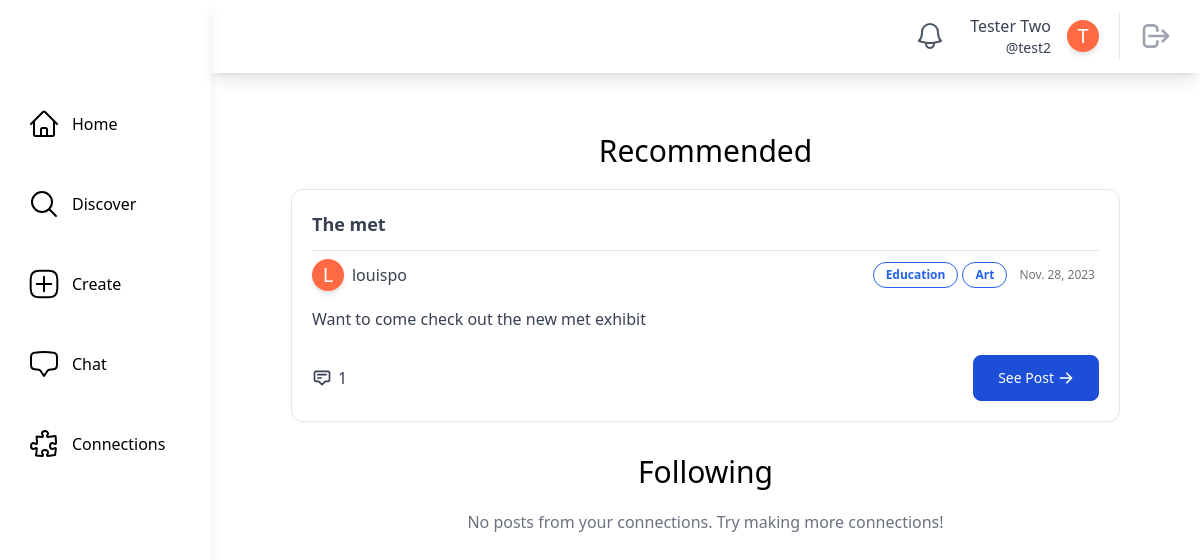
Page /home/ (signed in) on the committed database.
### main/models.py (models this page shows)
class SocialUser(AbstractUser):
    class Pronouns(models.IntegerChoices):
        SHE = 1, _("She/Her")
        HE = 2, _("He/Him")
        THEY = 3, _("They/Them")
        OTHER = 4, _("Other/Prefer Not To Say")
    username = models.CharField(max_length=30, unique=True)
    email = models.EmailField(unique=True, default="@nyu.edu")
    full_name = models.CharField(max_length=50, default="")
    pronouns = models.IntegerField(default=Pronouns.OTHER, choices=Pronouns.choices)
    date_of_birth = models.DateField(null=True)
    major = models.CharField(max_length=100, default="undeclared")
    tags = models.ManyToManyField(InterestTag, related_name="tags")
    profile_picture = models.ImageField(
        upload_to="profile_pics/", null=True, blank=True
    )
    timestamp = models.DateTimeField("timestamp", default=timezone.now)  # joined

class InterestTag(models.Model):
    name = models.CharField(max_length=50, unique=True)
    class Meta:
        db_table = "interest_tags"
        verbose_name_plural = "Interest Tags"
    def __str__(self):
        return self.name

### posts/models.py (models this page shows, shortened)
class ActivityPost(models.Model):
    class PostStatus(models.IntegerChoices):
        DRAFT = 1, _("Draft")
        ACTIVE = 2, _("Active")
        ARCHIVED = 3, _("Archived")
    class Meta:
        db_table = "activity_posts"
        verbose_name_plural = "Activity Posts"
    poster = models.ForeignKey(settings.AUTH_USER_MODEL, on_delete=models.CASCADE)
    timestamp = models.DateTimeField(auto_now_add=True)
    title = models.CharField(max_length=255)
    description = models.TextField(max_length=1023)
    status = models.IntegerField(default=PostStatus.DRAFT, choices=PostStatus.choices)
    tags = models.ManyToManyField(InterestTag)

### main/views.py (the view)
# urls.py: path("home/", views.HomePageView.as_view(), name="home"),
@method_decorator(login_required, name="dispatch")
class HomePageView(LoginRequiredMixin, generic.ListView):
    model = ActivityPost
    template_name = "main/home.html"
    def get_context_data(self, **kwargs):
        context = super().get_context_data(**kwargs)
        context["interests_posts"] = ActivityPost.objects.filter(
            tags__in=self.request.user.tags.all(),
            status=ActivityPost.PostStatus.ACTIVE,
        )
        user_connections = Connection.get_active_connections(self.request.user)
        connected_users = [
            connection.receiver
            if connection.receiver != self.request.user
            else connection.requester
            for connection in user_connections
        ]
        context["connection_posts"] = ActivityPost.objects.filter(
            poster__in=connected_users,
            status=ActivityPost.PostStatus.ACTIVE,
        )
        return context

### main/models.py (called while the page is built)
    @classmethod
    def count_unread_notifications(cls, user):
        return (
            cls.objects.filter(models.Q(recipient_user=user, is_read=False))
            .all()
            .order_by("-timestamp")
            .count()
        )

    @classmethod
    def get_active_connections(cls, user):
        return cls.objects.filter(
            (models.Q(requester=user) | models.Q(receiver=user))
            & models.Q(status=Connection.ConnectionStatus.CONNECTED)
        ).all()

### theme/templatetags/theme_customfilters.py (called while the page is built)
@register.filter
def count_unread_notifications(user):
    return Notification.count_unread_notifications(user)

### main/templates/main/home.html (shortened to what this page needs)
{% extends "base.html" %}
{% block content %}
    <div class="m-20 mt-5 overflow-auto">
        <div class="justify-center">
            <div class="container mx-auto mt-10 mb-10 overflow-scroll">
                <div class="text-3xl mb-5 text-center">Recommended</div>
                    {% if interests_posts %}
                        {% for post in interests_posts %}
                            {% if post.poster != user %}
                                <div class="mb-5 w-full">{% include "posts/post_card.html" with post=post %}</div>
                            {% endif %}
                        {% endfor %}
                    {% else %}
                        <p class="text-center text-gray-500">No recommended posts. Try adding some interests in your profile!</p>
                    {% endif %}
                <div class="text-3xl mb-5 text-center">Following</div>
                <div class="mt-5">
                    {% if connection_posts %}
                        {% for post in connection_posts %}
                            {% if post.poster != user %}
                                <div class="mb-5">{% include "posts/post_card.html" with post=post %}</div>
                            {% endif %}
                        {% endfor %}
                    {% else %}
                        <p class="text-center text-gray-500">No posts from your connections. Try making more connections!</p>
                    {% endif %}
                </div>
            </div>
        </div>
    </div>
{% endblock content %}

### theme/templates/base.html (shortened to what this page needs)
{% load static tailwind_tags %}
{% load theme_customfilters %}
<!DOCTYPE html>
<html lang="en">
    <head>
        {% tailwind_css %}
    </head>
    <body class="flex bg-white min-h-screen">
        {% if user.is_authenticated %}
            <div class="h-screen w-full bg-white relative flex overflow-hidden">
                <aside class="h-full shadow-lg w-64 flex flex-col space-y-10 items-start relative bg-white text-black">
                    <div class="h-16 flex items-center w-full">
                    </div>
                    <a href="{% url 'main:home' %}"
                       class="flex items-center ml-6 p-1 rounded hover:bg-gray-100 focus:bg-gray-100 transition duration-200 transform hover:scale-110">
                        <span class="ml-3">Home</span>
                    </a>
                    <a href="{% url 'main:discover' %}"
                       class="flex items-center ml-6 p-1 rounded hover:bg-gray-100 focus:bg-gray-100 transition duration-200 transform hover:scale-110">
                        <svg xmlns="http://www.w3.org/2000/svg"
                             fill="none"
                             viewBox="0 0 24 24"
                             stroke-width="1.5"
                             stroke="currentColor"
                             class="w-8 h-8">
                            <path stroke-linecap="round" stroke-linejoin="round" d="M21 21l-5.197-5.197m0 0A7.5 7.5 0 105.196 5.196a7.5 7.5 0 0010.607 10.607z" />
                        </svg>
                        <span class="ml-3">Discover</span>
                    </a>
                    <a href="{% url 'posts:create_post' %}"
                       class="flex items-center ml-6 p-1 rounded hover:bg-gray-100 focus:bg-gray-100 transition duration-200 transform hover:scale-110">
                        <span class="ml-3">Create</span>
                    </a>
                    <a href="{% url 'chat:chat_room_list' %}"
                       class="flex items-center ml-6 p-1 rounded hover:bg-gray-100 focus:bg-gray-100 transition duration-200 transform hover:scale-110">
                        <span class="ml-3">Chat</span>
                    </a>
                    <a href="{% url 'main:connections' user.username %}"
                       class="flex items-center ml-6 p-1 rounded hover:bg-gray-100 focus:bg-gray-100 transition duration-200 transform hover:scale-110">
                        <span class="ml-3">Connections</span>
                    </a>
                </aside>
                <div class="w-full h-full flex flex-col justify-between">
                    <header class="h-20 w-full flex items-center relative justify-end px-5 shadow-lg">
                        <a href="{% url 'main:notifications' user.username %}"
                           class="relative p-2 text-gray-600 hover:bg-gray-100 hover:text-gray-600 focus:bg-gray-100 focus:text-gray-600 rounded-full">
                           <span class="absolute top-1 left-6 text-xs bg-red-500 text-white font-medium px-1 shadow-lg rounded-full border-2 border-white">
                           </span>
                        </a>
                        <a href="{% url 'main:profile_page' user.username %}"
                           class="rounded hover:bg-gray-100 hover:text-gray-600 focus:bg-gray-100 focus:text-gray-600 px-2 ml-2">
                            <div class="flex flex-shrink-0 items-center space-x-4 text-gray-700">
                                <div class="flex flex-col items-end ">
                                    <div class="text-md font-medium ">{{ user.full_name|capfirst }}</div>
                                    <div class="text-sm font-regular">@{{ user.username }}</div>
                                </div>
                                <div class="rounded-full h-8 w-8 bg-[#ff6a45] flex items-center justify-center shadow-md border-white transition duration-200 transform hover:scale-110">
                                    {% if user.profile_picture %}
                                        {% comment %} Profile Picture with same shape {% endcomment %}
                                    {% else %}
                                            <span class="text-white text-xl">{{ user.full_name|first|capfirst }}</span>
                                    {% endif %}
                                </div>
                            </div>
                        </a>
                        <div class="border-l pl-3 ml-3 space-x-1">
                            <button class="relative p-2 text-gray-400 hover:bg-gray-100 hover:text-gray-600 focus:bg-gray-100 focus:text-gray-600 rounded-full">
                                <a href="{% url 'main:logout' %}">
                                    <svg aria-hidden="true"
                                         fill="none"
                                         viewBox="0 0 24 24"
                                         stroke="currentColor"
                                         class="h-8 w-8">
                                        <path stroke-linecap="round" stroke-linejoin="round" stroke-width="2" d="M17 16l4-4m0 0l-4-4m4 4H7m6 4v1a3 3 0 01-3 3H6a3 3 0 01-3-3V7a3 3 0 013-3h4a3 3 0 013 3v1" />
                                    </svg>
                                </a>
                            </button>
                        </div>
                    </header>
                    <main class="max-w-full h-full flex flex-col relative overflow-auto">
                        {% block content %}
                        {% endblock content %}
                    </main>
                </div>
            </div>
        {% endif %}
    </body>
</html>

### posts/templates/posts/post_card.html
<div class="rounded-xl border p-5 shadow-sm bg-white">
    <div class="text-lg font-bold text-gray-700 border-b pb-3">{{ post.title|capfirst }}</div>
    <div class="flex flex-wrap w-full items-center justify-between">
        <a href="{% url 'main:profile_page' user.username %}"
           class="flex items-center hover:bg-gray-100 rounded hover:text-gray-600 focus:bg-gray-100 focus:text-gray-600 mt-2">
           <div class="rounded-full h-8 w-8 bg-[#ff6a45] flex items-center justify-center shadow-md border-white transition duration-200 transform hover:scale-110">
              {% if post.poster.profile_picture %}
                 {% comment %} Profile Picture with same shape {% endcomment %}
              {% else %}
                 <span class="text-white text-xl">{{ post.poster.full_name|first|capfirst }}</span>
              {% endif %}
           </div>
           <div class="flex items-center ml-2">
              <div class="text-md font-regular text-gray-700">{{ post.poster.username }}</div>
           </div>
        </a>
        <div class="flex flex-wrap justify-self-end items-center">
            <div class="flex items-center justify-items-start mr-2 mt-2">
                {% for tag in post.tags.all %}
                    <button class="mr-1 rounded-2xl border border-blue-600 text-blue-600 bg-white px-3 py-1 text-xs font-semibold">{{ tag }}</button>
                {% endfor %}
            </div>
            <div class="text-xs text-neutral-500 text-right mr-1 mt-2">{{ post.timestamp.date }}</div>
        </div>
    </div>
    <div class="mt-4 mb-6">
        <div class="text-gray-700">{{ post.description }}</div>
    </div>
    <div class="w-full flex flex-row justify-between">
        <div class="flex items-center transition text-gray-700 hover:text-gray-700">
            <svg xmlns="http://www.w3.org/2000/svg"
                 class="mr-1.5 h-5 w-5"
                 fill="none"
                 viewBox="0 0 24 24"
                 stroke="currentColor"
                 stroke-width="2">
                <path stroke-linecap="round" stroke-linejoin="round" d="M7 8h10M7 12h4m1 8l-4-4H5a2 2 0 01-2-2V6a2 2 0 012-2h14a2 2 0 012 2v8a2 2 0 01-2 2h-3l-4 4z" />
            </svg>
            <span>{{ post.comments.count }}</span>
        </div>
        <a href="{% url 'posts:post_details' poster=post.poster pk=post.id %}"
           class="inline-flex items-center justify-center px-6 py-3 mb-2 text-sm text-white bg-blue-700 rounded-lg border border-blue-700 hover:bg-blue-800 focus:ring-4 focus:outline-none focus:ring-blue-300 sm:w-auto sm:mb-0"
           data-primary="green-400"
           data-rounded="rounded-2xl"
           data-primary-reset="{}">
            See Post
            <svg class="w-4 h-4 ml-1"
                 xmlns="http://www.w3.org/2000/svg"
                 viewBox="0 0 20 20"
                 fill="currentColor">
                <path fill-rule="evenodd" d="M10.293 3.293a1 1 0 011.414 0l6 6a1 1 0 010 1.414l-6 6a1 1 0 01-1.414-1.414L14.586 11H3a1 1 0 110-2h11.586l-4.293-4.293a1 1 0 010-1.414z" clip-rule="evenodd">
                </path>
            </svg>
        </a>
    </div>
</div>

### rows in the picture
SocialUser: full_name "Tester Two", username "test2", full_name|first "T"
ActivityPost: title "The met", poster.full_name|first "L", poster.username "louispo", timestamp "Nov. 28, 2023", description "Want to come check out the new met exhibit", comments.count "1"
InterestTag: name "Education"
InterestTag: name "Art"
